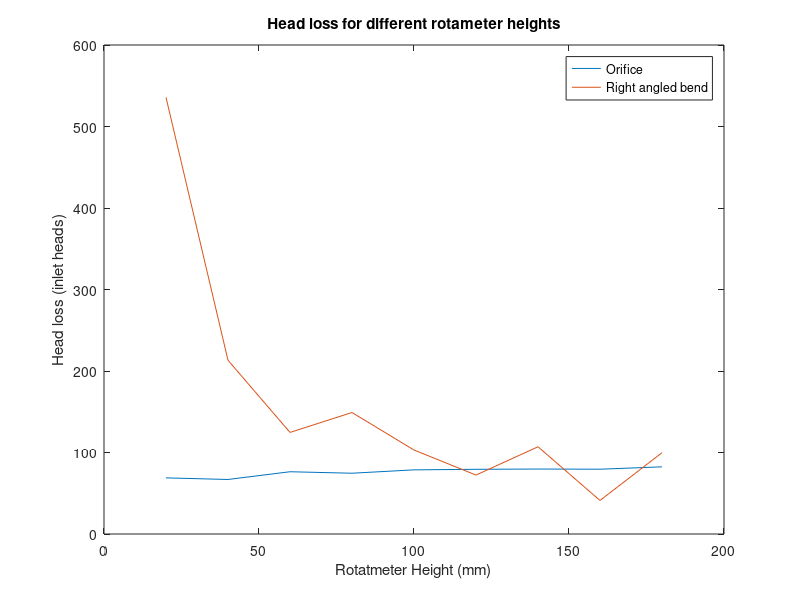

This figure's MATLAB source:
v = [1.493225098, 1.791870117, 1.756735409, 1.781391345, 1.748165968, 1.802168221, 1.890158351, 1.762005615, 1.646074911]
wad = [1.683629459, 0.93701691, 1.112690451, 1.146592363, 1.155537656, 1.194469514, 1.163835913, 1.205797428, 1.172170469]
rab = [535.7181673, 213.186751, 124.6487151, 149.0576974, 103.0540722, 72.3109599, 107.0371709, 41.16999556, 99.75050478]
o = [68.87275522, 66.90496221, 76.39666965, 74.56899813, 78.71172025, 79.39026956, 79.70807114, 79.49883745, 82.43038419]

rot = [20, 40, 60, 80, 100, 120, 140, 160, 180]

% plot(rot,v)
% hold on
% plot(rot,wad)
% hold off
% title('Head loss for different rotameter heights')
% xlabel('Rotatmeter Height (mm)')
% ylabel('Head loss (mm)')
% legend('Venturi meter', 'Wide Angle Diffuser')

plot(rot,o)
hold on
plot(rot,rab)
hold off
title('Head loss for different rotameter heights')
xlabel('Rotatmeter Height (mm)')
ylabel('Head loss (inlet heads)')
legend('Orifice', 'Right angled bend')

